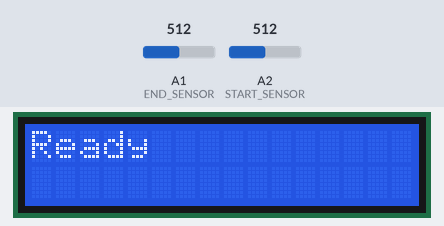
Simulated run of this sketch. Board: Arduino Uno, built with avr-gcc and run on an emulated ATmega328P. Shown: 16×2 character LCD. The inputs (shaded band) are chosen by the test bench; at power-on: A2 (START_SENSOR) = 512, A1 (END_SENSOR) = 512. What the sketch prints to the serial monitor is not drawn.

Above: at 1.5 s.
1.6 s: A2 (START_SENSOR) set to 426
3.1 s: A2 (START_SENSOR) set to 393
At 3.9 s:
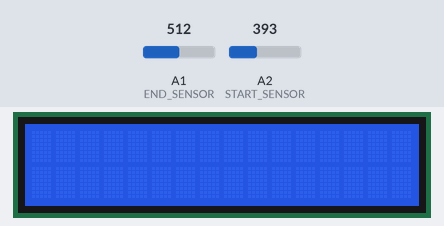
4.6 s: A2 (START_SENSOR) set to 511
At 5.6 s:
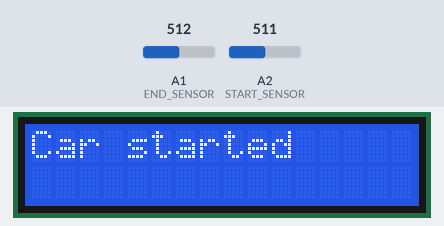
Timing chart, 0 to 7.6 s (numbered marks = the images above; inputs shaded):
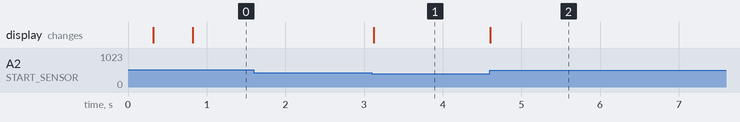

The sketch:

PinewoodDerbyPracticeTrackTimer.ino
```cpp
#include <LiquidCrystal.h>

#define END_SENSOR A1 // sensor at start gate
#define START_SENSOR A2 // sensor at finish line
#define SENSOR_LOW 0

// sensor pct is used
// as a multiplier against the ambient
// light
#define SENSOR_PCT 0.8
#define SENSOR_SAMPLES 1000

LiquidCrystal lcd(8, 9, 4, 5, 6, 7);
int LastKeyPressed = -1;
bool DebugMode = false;
int ambient_light_value_start = 0;
int ambient_light_value_end = 0;
int sensor_high_start = 0;
int sensor_high_end = 0;

void setup() {
  lcd.begin(16, 2);
  lcd.clear();

  pinMode(START_SENSOR, INPUT);
  pinMode(END_SENSOR, INPUT);
  Serial.begin(9600);      // open the serial port at 9600 bps:
  ambient_light_value_start = guess_ambient_light(START_SENSOR);
  ambient_light_value_end = guess_ambient_light(END_SENSOR);
  sensor_high_start = int(ambient_light_value_start * SENSOR_PCT);
  sensor_high_end = int(ambient_light_value_end * SENSOR_PCT);
  Serial.print("Detected ambient light value for start to be ");
  Serial.println(ambient_light_value_start);
  Serial.print("Detected ambient light value for end to be ");
  Serial.println(ambient_light_value_end);
}

int sensor_tripped(int sensor_id, int low_value, int high_value) {
  int sensor_value = 0;
  char *sensor_string = 0;
  sensor_value = analogRead(sensor_id); // The keys pass a unique value to A0
  if (sensor_value > low_value && sensor_value < high_value) {
    return true;
  }
  return false;
}

int guess_ambient_light(int sensor_id) {
  unsigned long sensor_data = 0;
  for(int i=0;i<SENSOR_SAMPLES;i++) {
    sensor_data += analogRead(sensor_id);
  }
  return int(sensor_data / SENSOR_SAMPLES);
}

void loop() {
  char *DisplayString = "";
  bool started = false;
  bool finished = false;
  unsigned long starttime = 0;
  unsigned long endtime = 0;
  unsigned long elapsed_time = 0;

  while (true) {
    started = false;
    finished = false;
    DisplayString = "";
    starttime = 0;
    endtime = 0;
    elapsed_time = 0;

    ClearLine(0);
    DisplayText(0, 0, "Ready           ");
    Serial.println("Ready");

    // blinkdisplay
    BlinkDisplay(500);

    while (!started) {
      started = sensor_tripped(START_SENSOR, SENSOR_LOW, sensor_high_start);
    }
    starttime = millis();
    Serial.print("sense start at ");
    Serial.print(starttime);
    Serial.print("\n");
    ClearLine(0);

    // debounce the start timer; more useful
    // when testing with buttons, however a legal
    // car must past start before finishing
    while (started) {
      started = sensor_tripped(START_SENSOR, SENSOR_LOW, sensor_high_start);
    }

    lcd.clear();
    DisplayText(0, 0, "Car started   ");
    while (!finished) {
      finished = sensor_tripped(END_SENSOR, SENSOR_LOW, sensor_high_end);
    }
    endtime = millis();
    elapsed_time = endtime - starttime;

    // debounce finished sensor
    // probably not strictly necessary
    while (finished) {
      finished = sensor_tripped(END_SENSOR, SENSOR_LOW, sensor_high_end);
    }
    sprintf(DisplayString, "Elapsed %lu ms", elapsed_time);
    Serial.print(DisplayString);
    Serial.print("\n");
    lcd.clear();
    DisplayText(0, 0, "Finished:       ");
    DisplayText(1, 0, DisplayString);
    delay(2500);
  }
}


void BlinkDisplay(int blink_delay) {
    lcd.noDisplay();
    delay(blink_delay);
    lcd.display();
}
void ClearLine(int LineToClear) {
  lcd.setCursor(0, LineToClear); //0 is the first and 1 is the second line, x=0
  lcd.print("                "); //Add 16 spaces to clear the line (there may be better ways to do this)
}
void DisplayText(int Line, int CursorPos, char *TextToDisplay) {
  lcd.setCursor(CursorPos, Line); //0 is the first line and 1 is the second line
  lcd.print(TextToDisplay);
}
```

Measured:
- the behaviour switches between 409 and 408 on A2 (START_SENSOR) (found by bisection; images 0 and 1)
- after the input at 1.6 s, every drawn part: stays the same
- after the input at 3.1 s, the display: changes at once (image 1)
- after the input at 4.6 s, the display: changes at once (image 2)
